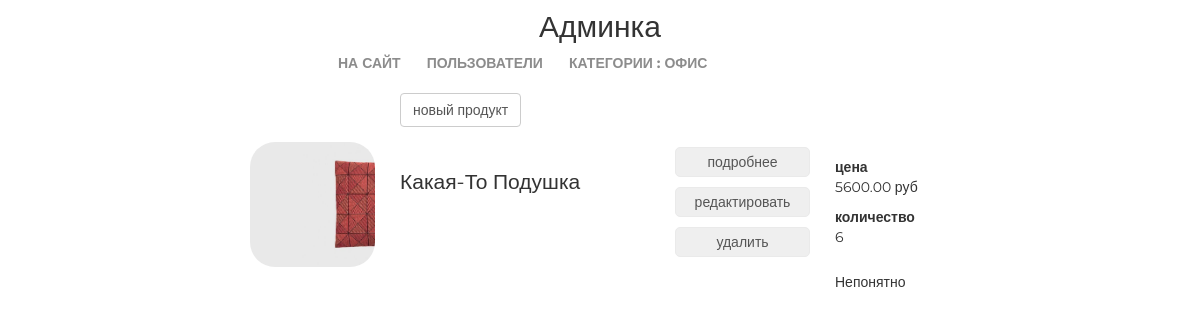
Page /new/admin/category/4/products/ (signed in) on the earlier database version.
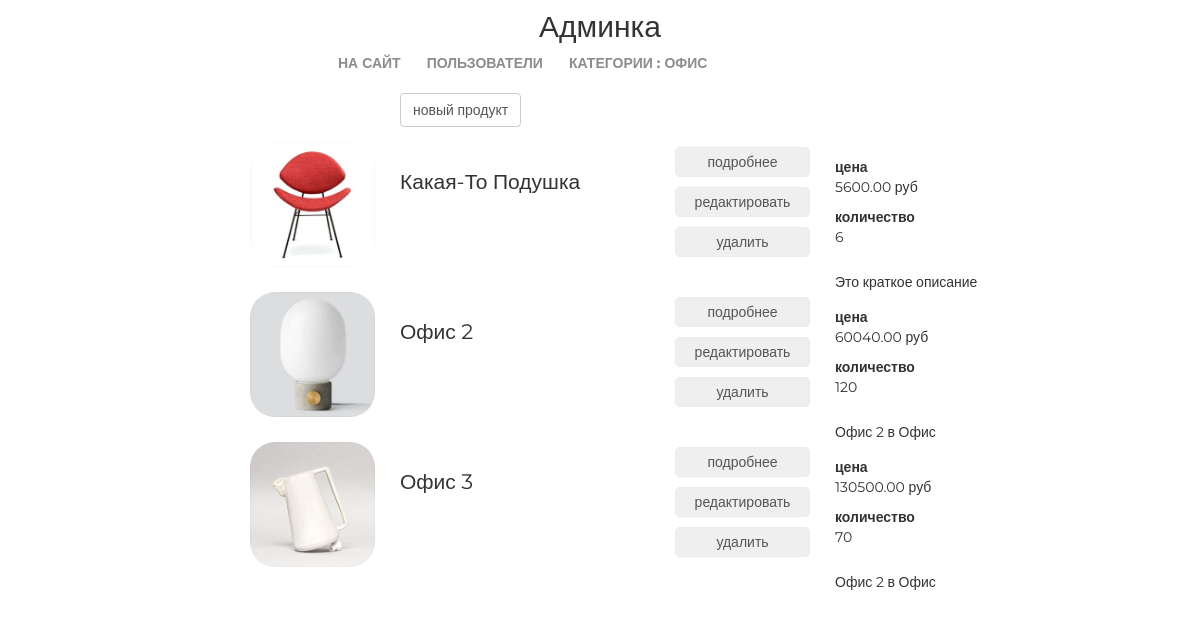
Same page on the later database version.
### mainapp/models.py (models this page shows, shortened)
class Product(models.Model):
    category = models.ForeignKey(ProductCategory, on_delete=models.CASCADE)
    name = models.CharField('название', max_length=64)
    description = models.TextField('описание', blank=True)
    short_desc = models.CharField('краткое описание', max_length=200, blank=True)
    image = models.ImageField(upload_to='product-img', blank=True)
    price = models.DecimalField(max_digits=8, decimal_places=2, default=0)
    quantity = models.PositiveIntegerField('количество на складе', default=0)
    is_active = models.BooleanField('активность', default=True)
    class Meta:
        verbose_name = 'продукт'
        verbose_name_plural = 'продукты'

### adminapp/views.py (the view)
# urls.py: path('category/<int:pk>/products/', adminapp.category_products, name='category_products'),
@user_passes_test(lambda user: user.is_superuser)
def category_products(request, pk):
    category = get_object_or_404(ProductCategory, pk=pk)
    object_list = category.product_set.all()
    context = {
        'page_title': f'категория {category.name}/продуктры',
        'category': category,
        'object_list': object_list
    }
    return render(request, 'mainapp/category_products_list.html', context)

### adminapp/templates/mainapp/category_products_list.html
{% extends 'adminapp/base.html' %}
{% load static %}
{% block container %}
    <div class="products_list">
        <a class="new_product btn btn-default"
           href={% url 'new_admin:category_product_create' category.pk %}>новый продукт</a>
        {% for object in object_list %}
            <div class="product_record {% if not object.is_active %}not_active{% endif %}">
                <img src="/media/{{ object.image|default:'products_images/default.jpg' }}" alt="{{ object.name }}">
                <div class="product_name">
                    {{ object.name|title }}
                </div>
                <div class="product_actions">
                    <button>
                        <a href={% url 'new_admin:product_view' pk=object.pk %}>подробнее</a>
                    </button>
                    <button>
                        <a href=>редактировать</a>
                    </button>
                    <button>
                        <a href=>удалить</a>
                    </button>
                </div>
                <div class="summary">
                    <b>цена</b>
                    <p>{{ object.price }} руб</p>
                    <b>количество</b>
                    <p>{{ object.quantity }}</p>
                </div>
                <div class="product_desc">
                    {{ object.short_desc|capfirst }}
                </div>
            </div>
        {% endfor %}
    </div>
{% endblock %}

Differences in the rows shown:
changed Product "Какая-То Подушка": image: a different picture; short_desc "Непонятно" → "Это краткое описание"
added Product: image (picture), name "Офис 2", price "60040.00", quantity "120", short_desc "Офис 2 в Офис"
added Product: image (picture), name "Офис 3", price "130500.00", quantity "70", short_desc "Офис 2 в Офис"
